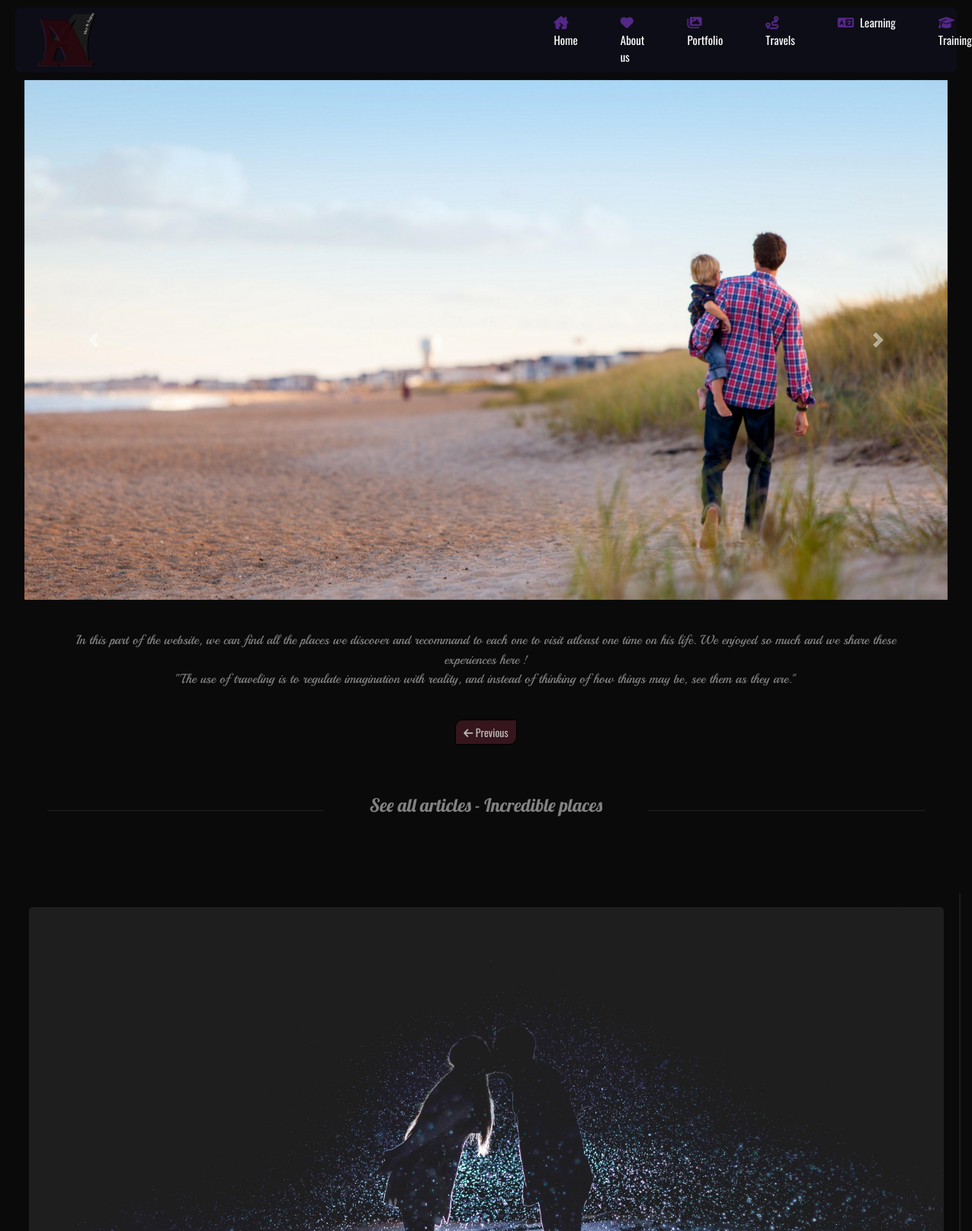
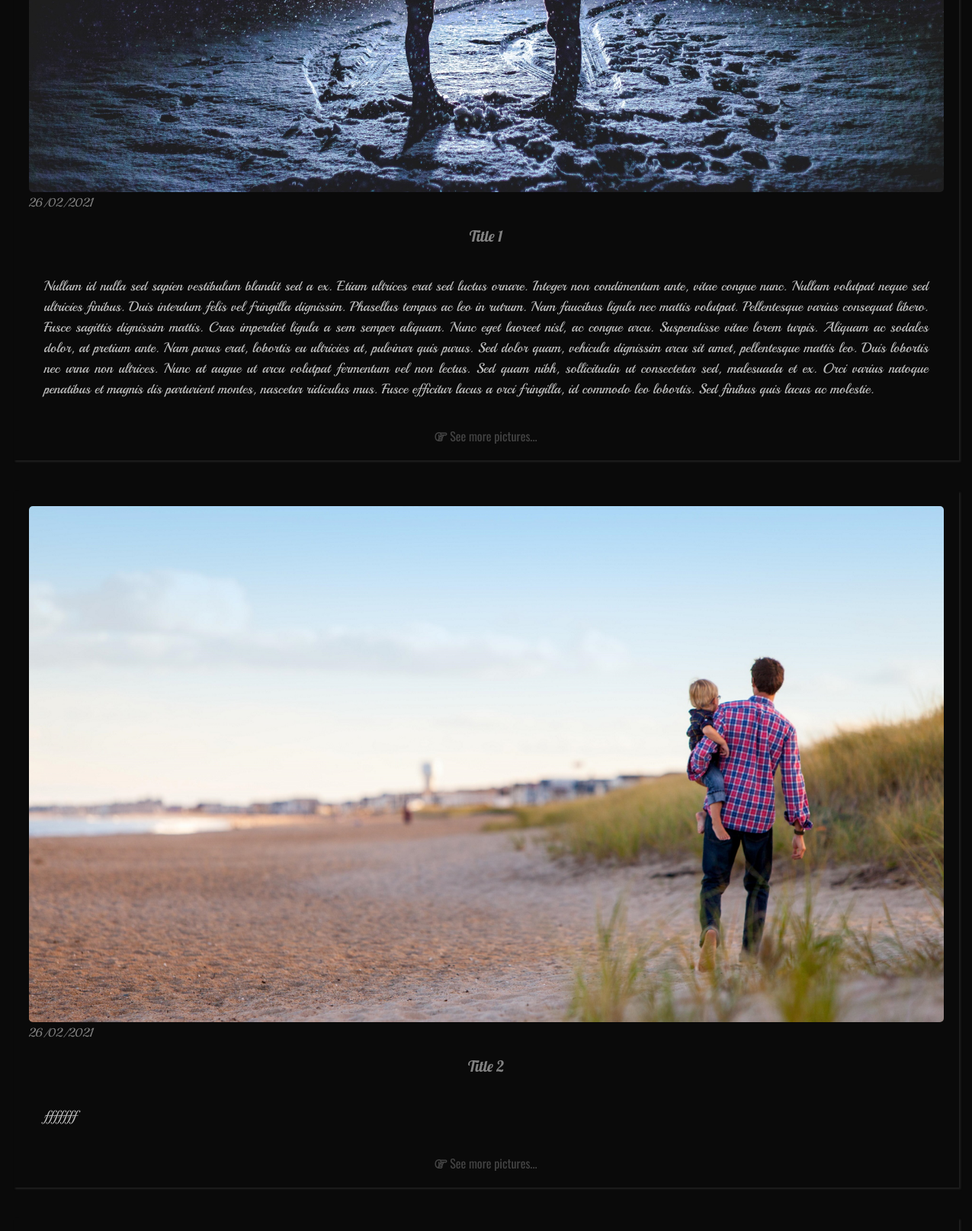
The page /travels.php?category=1 (upper part) on the database its author committed (2 pictures, top to bottom).
### tables this page shows
CREATE TABLE IF NOT EXISTS `travels` (
  `id` int NOT NULL AUTO_INCREMENT,
  `addDate` varchar(50) NOT NULL,
  `addBy` varchar(20) DEFAULT NULL,
  `picture` varchar(255) NOT NULL,
  `title` varchar(255) NOT NULL,
  `description` longtext,
  `display_carousel` int NOT NULL,
  `category_id` int DEFAULT NULL,
  `picture_1` varchar(255) DEFAULT NULL,
  `picture_2` varchar(255) DEFAULT NULL,
  `picture_3` varchar(255) DEFAULT NULL,
  `picture_4` varchar(255) DEFAULT NULL,
  PRIMARY KEY (`id`),
  KEY `category_id` (`category_id`)
);

CREATE TABLE IF NOT EXISTS `categories_travel` (
  `id` int NOT NULL AUTO_INCREMENT,
  `category` varchar(255) NOT NULL,
  `thumbnail` varchar(255) NOT NULL,
  PRIMARY KEY (`id`)
);

### assets/functions/queries.php (called while the page is built, shortened)
<?php
if (isset($current_page) && $current_page == 'travels') {
    if (isset($_GET['category'])) {
        $category = $_GET['category'];
        $travels = $bdd->query('SELECT * FROM travels INNER JOIN categories_travel ON travels.category_id = categories_travel.id WHERE category_id = "'.$category.'"');
        $carousel_travels = $bdd->query('SELECT * FROM travels INNER JOIN categories_travel ON travels.category_id = categories_travel.id WHERE category_id = "'.$category.'" AND display_carousel = "1"');
    }
}

### assets/functions/functions.php (called while the page is built, shortened)
<?php
require('env.php');
try {
    $bdd = new PDO('mysql:host=localhost;dbname=tagalog;charset=utf8', $user, $mdp);
}
catch (Exception $e) {
    die('Erreur : ' . $e->getMessage());
}
require('queries.php');

### travels.php (the view, shortened to what this page needs)
<?php
    require('assets/functions/functions.php');
    include('assets/header.php');
    $display_category = $bdd->query('SELECT category FROM categories_travel WHERE id = "'.$_GET['category'].'"');
    $dataC = $display_category->fetch();
?>
<div class="main-container main-container-travels">
    <section class="main-articles-travels">
        <div class="section-carousel-travels">
            <div id="carouselExampleControls" class="carousel slide" data-ride="carousel">
                <div class="carousel-inner">
                    <?php while($data = $carousel_travels->fetch()) { ?>
                    <div class="carousel-item">
                        <img class="d-block w-100" src="assets/pictures/travels/content/<?php echo $data['picture']; ?>" alt="<?php echo $data['title']; ?> - Carousel">
                    </div>
                    <?php } ?>
                </div>
                <a class="carousel-control-prev" href="#carouselExampleControls" role="button" data-slide="prev">
                    <span class="carousel-control-prev-icon" aria-hidden="true"></span>
                </a>
                <a class="carousel-control-next" href="#carouselExampleControls" role="button" data-slide="next">
                    <span class="carousel-control-next-icon" aria-hidden="true"></span>
                </a>
            </div>
        </div>
        <div class="section-intro-travels">
            <p>In this part of the website, we can find all the places we discover and recommand to each one to visit atleast one time
                on his life. We enjoyed so much and we share these experiences here !<br>"The use of traveling is to regulate imagination
                with reality, and instead of thinking of how things may be, see them as they are."
            </p>
        </div>
        <div class="section-previous-travels">
            <a href="travel-categories.php"><i class="fas fa-arrow-left"></i> Previous</a>
        </div>
        <div class="section-title-travels">
            <div class="bar-title-travels"></div>
                <h4>See all articles - <?php echo $dataC['category']; ?></h4>
            <div class="bar-title-travels"></div>
        </div>
        <div class="section-articles-travels">
            <section>
                <?php while($data = $travels->fetch()) { ?>
                <article>
                    <div>
                        <img src="assets/pictures/travels/content/<?php echo $data['picture']; ?>" alt="<?php echo $data['title']; ?>">
                        <span><?php echo $data['addDate']; ?></span>
                    </div>
                    <div>
                        <h5><?php echo $data['title']; ?></h5>
                        <p><?php echo $data['description']; ?></p>
                        <a href="display-articles-travels.php?article=<?php echo $data[0]; ?>"><i class="far fa-hand-point-right"></i> See more pictures...</a>
                    </div>
                </article>
                <?php } ?>
            </section>
        </div>
    </section>
</div>
<?php include('assets/footer.php'); ?>

### scss/style.css (style rules this page uses)
body { display:-webkit-box;display:-ms-flexbox;display:flex;-webkit-box-orient:vertical;-webkit-box-direction:normal;-ms-flex-direction:column;flex-direction:column;-webkit-box-pack:justify;-ms-flex-pack:justify;justify-content:space-between }
.travels-body,.people-body,.portfolio-body,.portals-body { background-color:#0a0a0a }
.main-container { width:95%;margin:0 auto }
h4 { font-family:'Lobster-Regular';color:#a7a7a7c4;margin:5px 0 20px 0 }
h5 { font-family:'Lobster-Regular';color:#a7a7a7c4;text-align:center }
.main-container-travels .main-articles-travels .section-intro-travels { margin:40px 60px }
.main-container-travels .main-articles-travels .section-intro-travels p { color:#a7a7a7c4;text-align:center;font-family:'Playball-regular';font-size:17px }
.main-container-travels .main-articles-travels .section-previous-travels { display:-webkit-box;display:-ms-flexbox;display:flex;-webkit-box-pack:center;-ms-flex-pack:center;justify-content:center }
.main-container-travels .main-articles-travels .section-previous-travels a { font-family:'Oswald-Regular';font-size:14px;background-color:#36151d;-webkit-transition:0.5s ease background-color;transition:0.5s ease background-color;color:#bdbdbd;border:1px solid black;border-radius:10px 0 10px 0;padding:5px 10px }
.main-container-travels .main-articles-travels .section-title-travels { display:-webkit-box;display:-ms-flexbox;display:flex;-ms-flex-pack:distribute;justify-content:space-around;-webkit-box-align:center;-ms-flex-align:center;align-items:center;margin:60px 0 20px 0 }
.main-container-travels .main-articles-travels .section-title-travels .bar-title-travels { height:1px;width:30%;background-color:#252525d0 }
.main-container-travels .main-articles-travels .section-articles-travels { margin:40px 0;display:-webkit-box;display:-ms-flexbox;display:flex;-webkit-box-orient:vertical;-webkit-box-direction:normal;-ms-flex-direction:column;flex-direction:column;-webkit-box-align:center;-ms-flex-align:center;align-items:center }
.main-container-travels .main-articles-travels .section-articles-travels section article { -webkit-box-shadow:2px 2px 2px #252525d0;box-shadow:2px 2px 2px #252525d0;margin:40px 0;padding:20px }
.main-container-travels .main-articles-travels .section-articles-travels section article img { max-width:1200px;border-radius:5px }
.main-container-travels .main-articles-travels .section-articles-travels section article span { color:grey;font-family:'Playball-Regular';margin-top:2px }
.main-container-travels .main-articles-travels .section-articles-travels section article div { display:-webkit-box;display:-ms-flexbox;display:flex;-webkit-box-orient:vertical;-webkit-box-direction:normal;-ms-flex-direction:column;flex-direction:column }
.main-container-travels .main-articles-travels .section-articles-travels section article div h5 { margin:20px }
.main-container-travels .main-articles-travels .section-articles-travels section article div p { font-family:'Playball-Regular';font-size:18px;color:#bdbdbd;padding:20px;text-align:justify;max-width:1200px }
.main-container-travels .main-articles-travels .section-articles-travels section article div a { font-family:'Oswald-Regular';color:#444444;text-align:center }

### rows shown on the page
travels: picture (picture), addDate "26/02/2021", title "Title 2", description "fffffff"
categories_travel: category "Incredible places"
travels: picture (picture), addDate "26/02/2021", title "Title 1", description "Nullam id nulla sed sapien vestibulum blandit sed a ex. Etiam ultrices erat sed luctus ornare. Integer non condimentum ante, vitae congue nunc. Nullam volutpat neque sed ultricies finibus. Duis interdum felis vel fringilla dignissim. Phasellus tempus ac leo in rutrum. Nam faucibus ligula nec mattis volutpat. Pellentesque varius consequat libero. Fusce sagittis dignissim mattis. Cras imperdiet ligula a sem semper aliquam. Nunc eget laoreet nisl, ac congue arcu. Suspendisse vitae lorem turpis. Aliquam ac sodales dolor, at pretium ante. Nam purus erat, lobortis eu ultricies at, pulvinar quis purus. Sed dolor quam, vehicula dignissim arcu sit amet, pellentesque mattis leo. Duis lobortis nec…"
